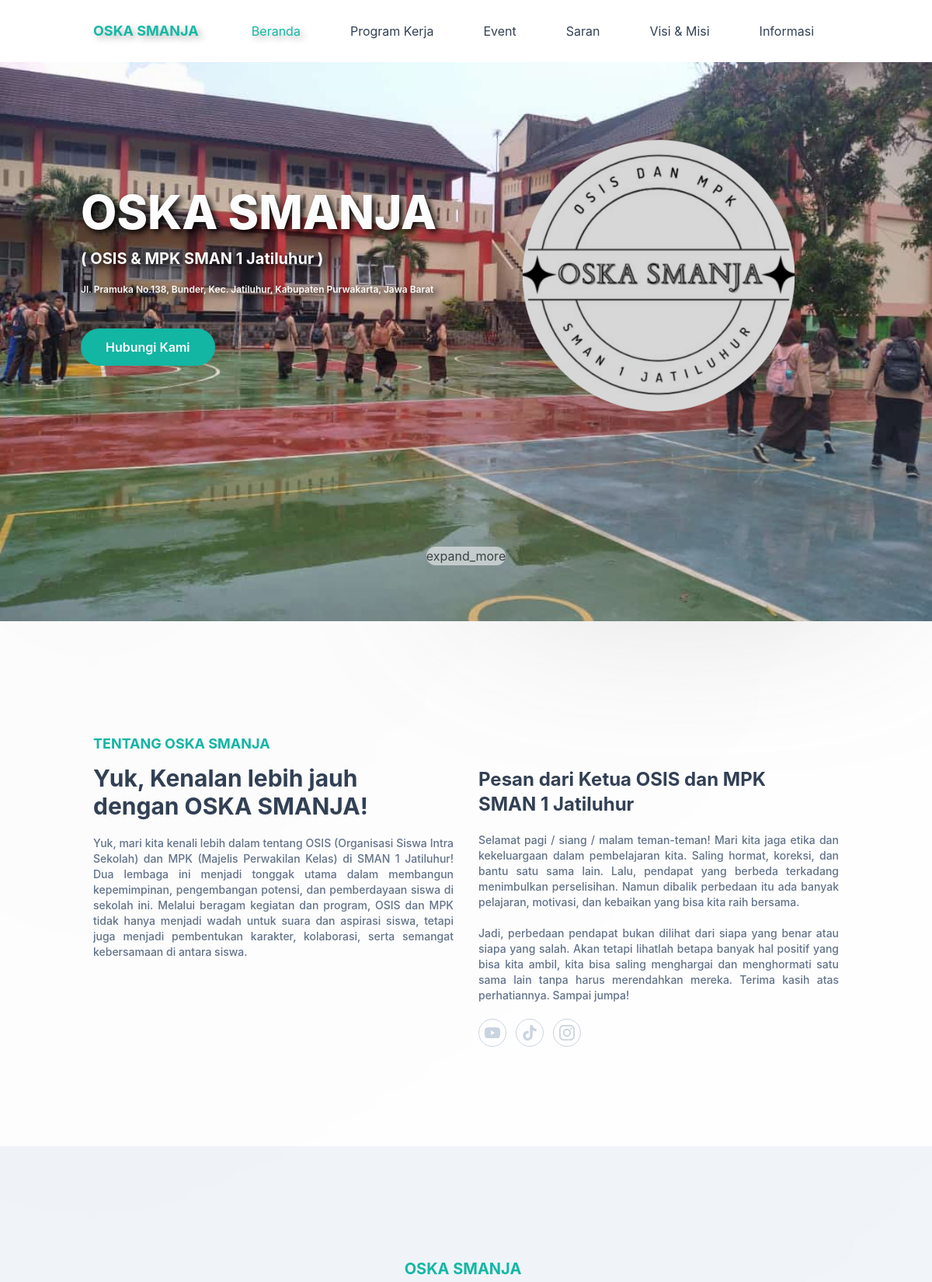
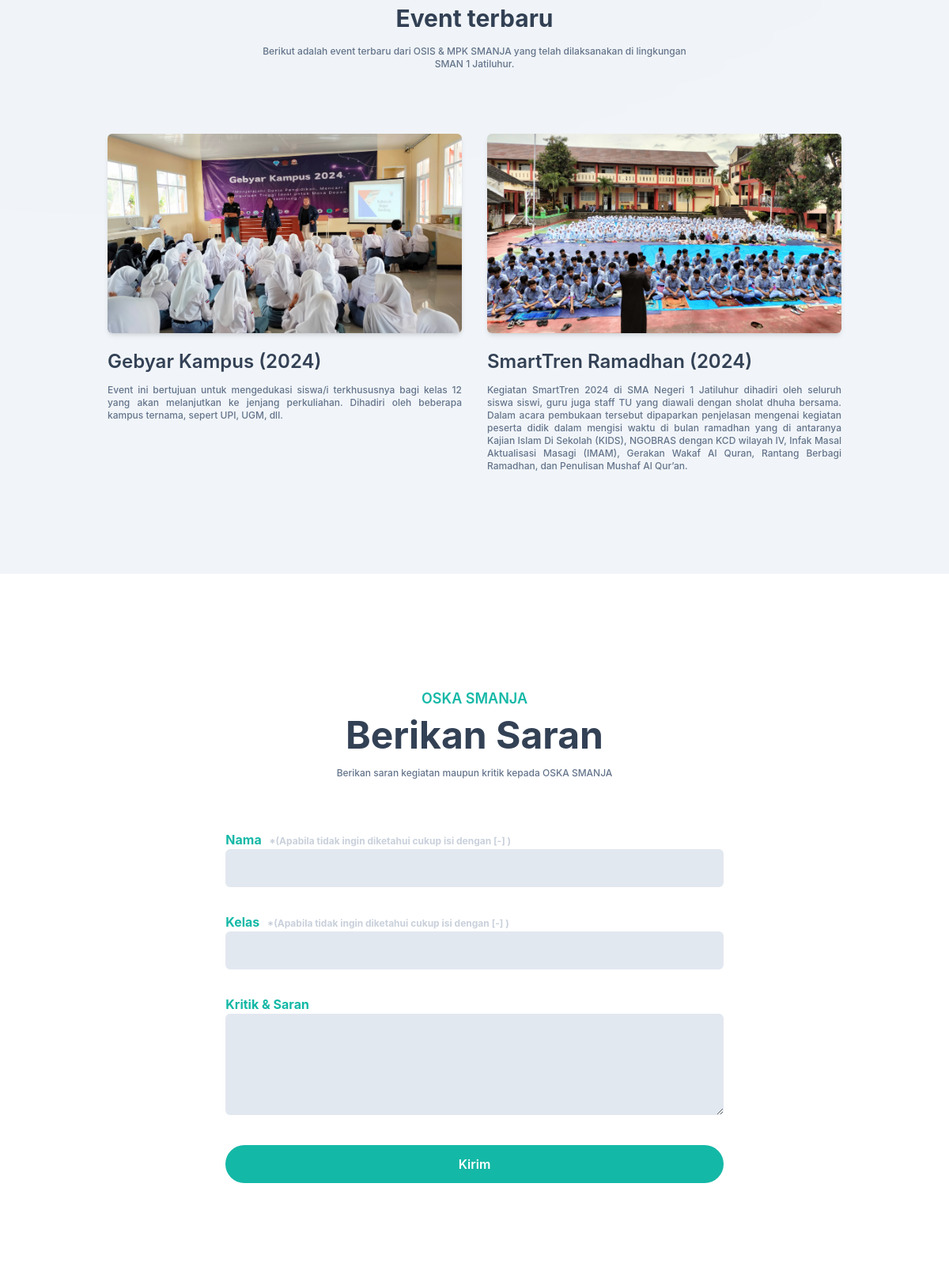
The page / (upper part) on the database its author committed (2 pictures, top to bottom).
### tables this page shows
CREATE TABLE `event` (
  `Id` int(11) NOT NULL,
  `Gambar` varchar(64) NOT NULL,
  `Deskripsi` mediumtext NOT NULL,
  `Judul` text NOT NULL
);

### src/index.php (the view, shortened to what this page needs)
<?php
    include "Database/koneksi.php";
    $sql = mysqli_query($connect, "SELECT * FROM event");
?>
<!DOCTYPE html>
<html lang="id">
<head>
    <link rel="stylesheet" href="/src/output.css">
</head>
<body class="fade-anim">
<header class="bg-transparent absolute top-0 left-0 w-full flex items-center z-10 bg-white">
        <div class="container">
            <div class="flex items-center justify-between relative">
                <div class="px-4">
                    <p class="font-bold text-lg text-primary block py-6" style="text-shadow: 4px 4px 8px rgba(0, 0, 0, 0.3);">OSKA SMANJA</p>
                </div>
                <div class="flex items-center px-4">
                    <nav id="nav-menu"
                        class="hidden absolute py-5 bg-white shadow-lg rounded-lg max-w-[250px] w-full right-4 top-full lg:block lg:static lg:bg-transparent lg:max-w-full lg:shadow-none lg:rounded-none">
                        <ul class="block lg:flex">
                            <li class="group" style="text-shadow: 4px 4px 8px rgba(0, 0, 0, 0.3);">
                                <p class="text-base py-2 mx-8 flex text-primary">Beranda</p>
                            </li>
                            <li class="group" style="text-shadow: 4px 4px 8px rgba(255, 255, 255, 0.5);">
                                <a href="/program-kerja" class="text-base text-dark py-2 mx-8 flex  group-hover:text-primary">Program
                                    Kerja</a>
                            </li>
                            <li class="group" style="text-shadow: 4px 4px 8px rgba(255, 255, 255, 0.5);">
                                <a href="/event"
                                    class="text-base text-dark py-2 mx-8 flex  group-hover:text-primary">Event</a>
                            </li>
                            <li class="group" style="text-shadow: 4px 4px 8px rgba(255, 255, 255, 0.5);">
                                <a href="/saran"
                                    class="text-base text-dark py-2 mx-8 flex  group-hover:text-primary">Saran</a>
                            </li>
                            <li class="group" style="text-shadow: 4px 4px 8px rgba(255, 255, 255, 0.5);">
                                <a href="/visi-misi"
                                    class="text-base text-dark py-2 mx-8 flex  group-hover:text-primary">Visi & Misi</a>
                            </li>
                            <li class="group" style="text-shadow: 4px 4px 8px rgba(255, 255, 255, 0.5);">
                                <a href="/informasi"
                                    class="text-base text-dark py-2 mx-8 flex  group-hover:text-primary">Informasi</a>
                            </li>
                        </ul>
                    </nav>
                </div>
            </div>
        </div>
    </header>
    <section id="home" class="pt-36 pb-12 relative min-h-screen bg-cover bg-no-repeat bg-center"
        style="background-image: url('img/lapangan.jpg');">
        <div class="absolute z-[1] w-[20%] h-[40%] rounded-full gradientB bottom-10"></div>
        <div class="absolute z-[0] w-[40%] h-[30%] right-20 bottom-20 gradientC"></div>
        <div class="container">
            <div class="hidden md:flex flex-wrap">
                    <div class="w-full self-center lg:w-1/2">
                        <h1 class="font-extrabold mt-10 text-white mb-4 text-6xl"
                            style="text-shadow: 4px 4px 8px rgba(0, 0, 0, 1);">OSKA SMANJA</h1>
                        <h4 class="font-bold text-white text-xl mb-4"
                            style="text-shadow: 4px 4px 8px rgba(0, 0, 0, 1);">&#40; OSIS & MPK SMAN 1 Jatiluhur &#41;</h2>
                        <p class="font-semibold text-white mb-10 leading-relaxed text-xs"
                            style="text-shadow: 4px 4px 8px rgba(0, 0, 0, 1);">Jl. Pramuka No.138, Bunder, Kec. Jatiluhur,
                            Kabupaten Purwakarta, Jawa Barat</p>
                        <button
                            class="text base font-semibold text-white bg-primary py-3 px-8 rounded-full hover:shadow-lg hover:opacity-80 transition duration-300 ease-in-out">
                            <a href="https://www.instagram.com/oskasmanja/">Hubungi Kami</a>
                        </button>
                    </div>
                    <div class="w-full self-end px-4 lg:w-1/2">
                        <div class="relative mt-10 lg:mt-9 lg:right-0 hidden lg:block">
                            <img src="img/logoOska_circle.png" alt="Logo OSKA SMANJA" class="mx-auto" width="350px"
                                height="350px">
                        </div>
                    </div>
                </div>
            </div>
        <div class="flex justify-center">
            <span class="material-symbols-outlined absolute bottom-0 mb-[4.5rem] bg-white rounded-full opacity-55">
                <a href="#about">expand_more</a>
            </span>
        </div>
    </section>
    <section id="about" class="pt-36 pb-32">
        <div class="container">
            <div class="flex flex-wrap">
                <div class="w-full px-4 mb-10 lg:w-1/2">
                    <h4 class="font-bold uppercase text-primary text-lg mb-3">Tentang OSKA SMANJA</h4>
                    <h2 class="font-bold text-dark text-3xl mb-5 max-w-md">Yuk, Kenalan lebih jauh dengan OSKA SMANJA!
                    </h2>
                    <p class="font-medium text-secondary text-xs mb-5 lg:text-sm max-w-xl text-justify">Yuk, mari kita
                        kenali lebih dalam tentang OSIS (Organisasi Siswa Intra Sekolah) dan MPK (Majelis Perwakilan
                        Kelas) di SMAN 1 Jatiluhur! Dua lembaga ini menjadi tonggak utama dalam membangun kepemimpinan,
                        pengembangan potensi, dan pemberdayaan siswa di sekolah ini. Melalui beragam kegiatan dan
                        program, OSIS dan MPK tidak hanya menjadi wadah untuk suara dan aspirasi siswa, tetapi juga
                        menjadi pembentukan karakter, kolaborasi, serta semangat kebersamaan di antara siswa.</p>
                </div>
                <div class="w-full px-4 lg:w-1/2">
                    <h3 class="font-bold text-dark text-2xl mb-5 max-w-md pt-11">Pesan dari Ketua OSIS dan MPK <span
                            class="lg:block">SMAN 1 Jatiluhur</span></h3>
                    <p class="font-medium text-secondary text-xs mb-5 lg:text-sm max-w-xl text-justify">Selamat pagi /
                        siang / malam teman-teman! Mari kita jaga etika dan kekeluargaan dalam pembelajaran kita. Saling
                        hormat, koreksi, dan bantu satu sama lain. Lalu, pendapat yang berbeda terkadang menimbulkan perselisihan. Namun dibalik perbedaan itu ada banyak pelajaran, motivasi, dan kebaikan yang bisa kita raih bersama. <br><br> Jadi, perbedaan pendapat bukan dilihat dari siapa yang benar atau siapa yang salah. Akan tetapi lihatlah betapa banyak hal positif yang bisa kita ambil, kita bisa saling menghargai dan menghormati satu sama lain tanpa harus merendahkan mereka. Terima kasih atas perhatiannya. Sampai jumpa!</p>
                    <div class="flex items-center">
                        <a href="https://www.youtube.com/@sman1jatiluhurofficial"
                            class="w-9 h-9 mr-3 rounded-full flex justify-center items-center border text-slate-300 border-slate-300 hover:border-primary hover:bg-primary hover:text-white">
                        </a>
                        <a href="https://www.tiktok.com/@oskasmanja"
                            class="w-9 h-9 mr-3 rounded-full flex justify-center items-center border text-slate-300 border-slate-300 hover:border-primary hover:bg-primary hover:text-white">
                        </a>
                        <a href="https://www.instagram.com/oskasmanja/"
                            class="w-9 h-9 mr-3 rounded-full flex justify-center items-center border text-slate-300 border-slate-300 hover:border-primary hover:bg-primary hover:text-white">
                        </a>
                    </div>
                </div>
            </div>
        </div>
    </section>
    <section id="events" class="pt-36 pb-16 bg-slate-100">
        <div class="container">
            <div class="w-full px-4">
                <div class="max-w-xl mx-auto text-center mb-16">
                    <h4 class="font-bold text-primary text-lg mb-2 lg:text-xl mr-2">OSKA SMANJA</h4>
                    <h2 class="font-bold text-dark text-3xl mb-4">Event terbaru</h2>
                    <p class="font-medium text-xs text-secondary text-center">
                        Berikut adalah event terbaru dari OSIS & MPK SMANJA yang telah dilaksanakan di lingkungan
                        <span class="block">SMAN 1 Jatiluhur.</span>
                    </p>
                </div>
            </div>
            <div class="w-full px-4 flex flex-wrap justify-center xl:w-10/12 xl:mx-auto">
                <?php while($tampil = mysqli_fetch_array($sql)): ?>
                    <div class="mb-12 p-4 md:w-1/2">
                        <div class="rounded-md shadow-md overflow-hidden">
                            <img src="Admin/img/<?php echo $tampil["Gambar"] ?>"
                                width="w-full">
                        </div>
                        <h3 class="font-semibold text-xl md:text-2xl text-dark mt-5 mb-3"><?php echo $tampil["Judul"] ?></h3>
                        <p class="font-medium text-xs md:text-md text-secondary text-justify"><?php echo $tampil["Deskripsi"] ?></p>
                    </div>
                <?php endwhile; ?>
            </div>
        </div>
    </section>
    <section id="contact" class="pt-36 pb-32">
        <div class="container">
            <div class="w-full px-4">
                <div class="max-w-xl mx-auto text-center mb-16">
                    <h4 class="font-semibold text-lg text-primary mb-2">OSKA SMANJA</h4>
                    <h2 class="font-bold text-dark text-3xl mb-4 sm:text-4xl lg:text-5xl">Berikan Saran</h2>
                    <p class="font-medium text-xs text-secondary">Berikan saran kegiatan maupun kritik kepada OSKA
                        SMANJA</p>
                </div>
            </div>
            <form action="" method="post">
                <div class="w-full lg:w-2/3 lg:mx-auto">
                    <div class="w-full px-4 mb-8">
                        <label for="name" class="text-base font-bold text-primary">Nama <span
                                class="text-slate-400 opacity-50 text-xs">&ensp;*&#40;Apabila tidak ingin diketahui
                                cukup isi dengan [-] &#41;</span></label>
                        <input type="text" id="name"
                            class="w-full bg-slate-200 text-slate-500 p-3 rounded-md focus:outline-none focus:ring-primary focus:ring-1 focus:border-primary"
                            name="Nama" autocomplete="off">
                    </div>
                    <div class="w-full px-4 mb-8">
                        <label for="class" class="text-base font-bold text-primary">Kelas <span
                                class="text-slate-400 opacity-50 text-xs">&ensp;*&#40;Apabila tidak ingin diketahui
                                cukup isi dengan [-] &#41;</span></label>
                        <input type="text" id="class"
                            class="w-full bg-slate-200 text-slate-500 p-3 rounded-md focus:outline-none focus:ring-primary focus:ring-1 focus:border-primary"
                            name="Kelas" autocomplete="off">
                    </div>
                    <div class="w-full px-4 mb-8">
                        <label for="saran" class="text-base font-bold text-primary">Kritik & Saran</label>
                        <textarea type="text" id="saran"
                            class="w-full bg-slate-200 text-slate-500 p-3 rounded-md focus:outline-none focus:ring-primary focus:ring-1 focus:border-primary h-32"
                            name="Saran" autocomplete="off"></textarea>
                    </div>
                    <div class="w-full px-4">
                        <input
                            class="text-base font-semibold text-white bg-primary py-3 px-8 rounded-full w-full hover:opacity-80 hover:shadow-lg transition duration-500"
                            type="submit" value="Kirim" name="Process">
                    </div>
                </div>
            </form>
        </div>
    </section>
</body>
</html>

### rows shown on the page
event: Gambar (picture), Judul "Gebyar Kampus (2024)", Deskripsi "Event ini bertujuan untuk mengedukasi siswa/i terkhususnya bagi kelas 12 yang akan melanjutkan ke jenjang perkuliahan. Dihadiri oleh beberapa kampus ternama, sepert UPI, UGM, dll."
event: Gambar (picture), Judul "SmartTren Ramadhan (2024)", Deskripsi "Kegiatan SmartTren 2024 di SMA Negeri 1 Jatiluhur dihadiri oleh seluruh siswa siswi, guru juga staff TU yang diawali dengan sholat dhuha bersama. Dalam acara pembukaan tersebut dipaparkan penjelasan mengenai kegiatan peserta didik dalam mengisi waktu di bulan ramadhan yang di antaranya Kajian Islam Di Sekolah (KIDS), NGOBRAS dengan KCD wilayah IV, Infak Masal Aktualisasi Masagi (IMAM), Gerakan Wakaf Al Quran, Rantang Berbagi Ramadhan, dan Penulisan Mushaf Al Qur’an."
